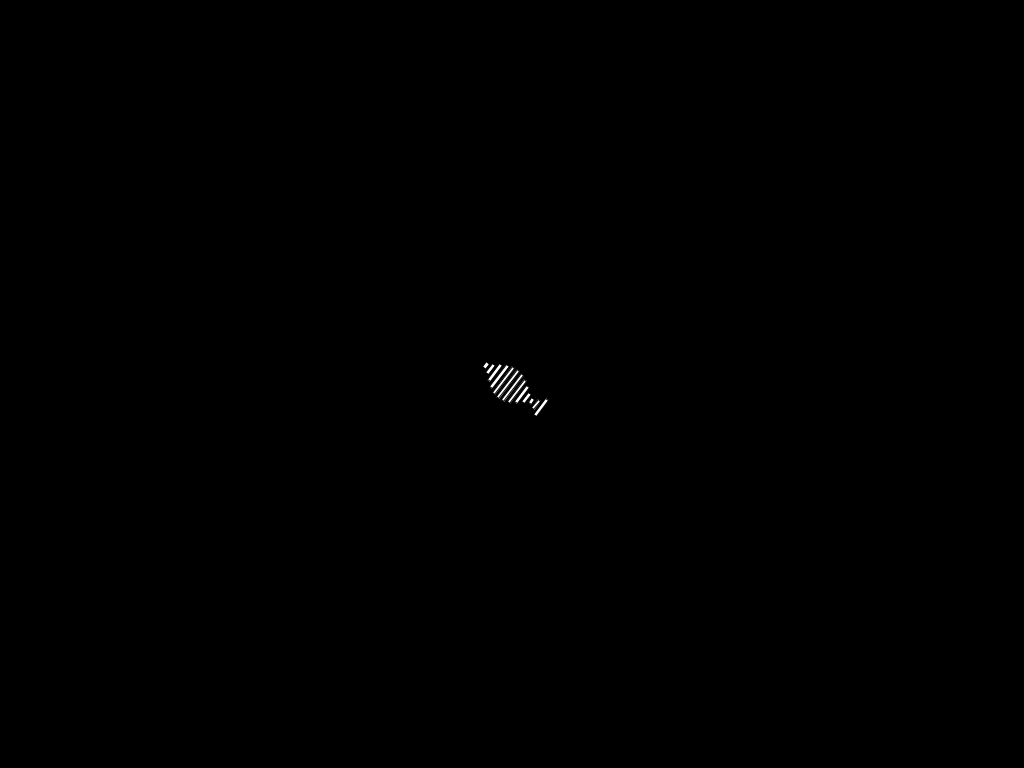
Frame 1 (no input)
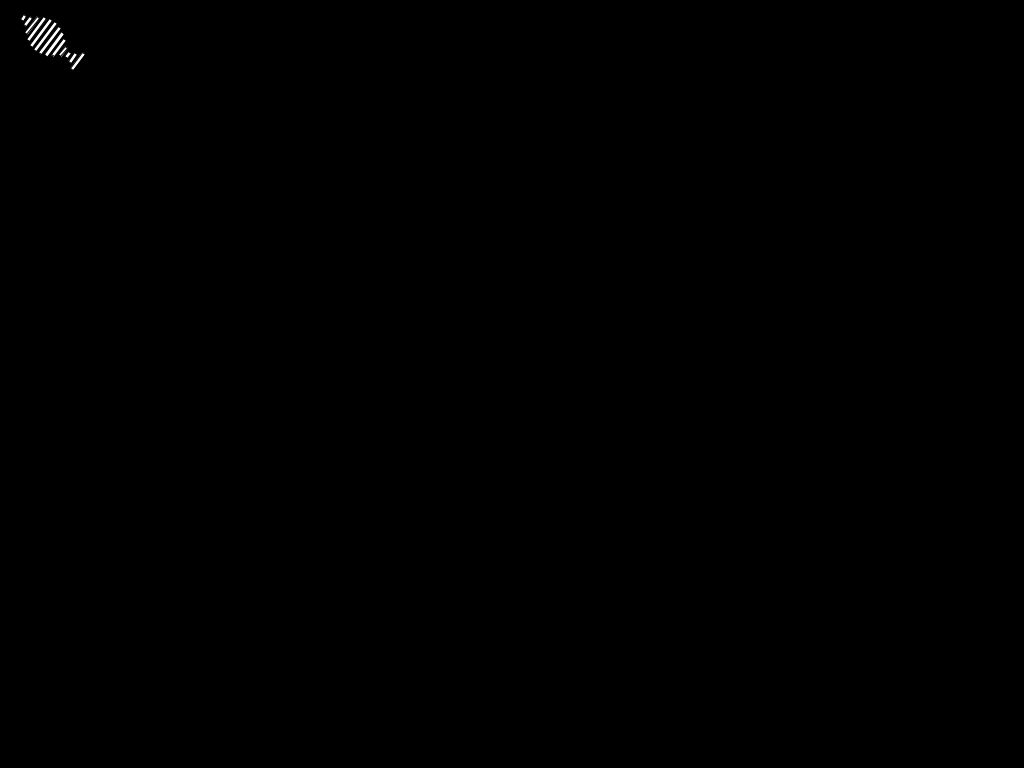
Frame 60 (the mouse pressed at the canvas centre just before this capture)
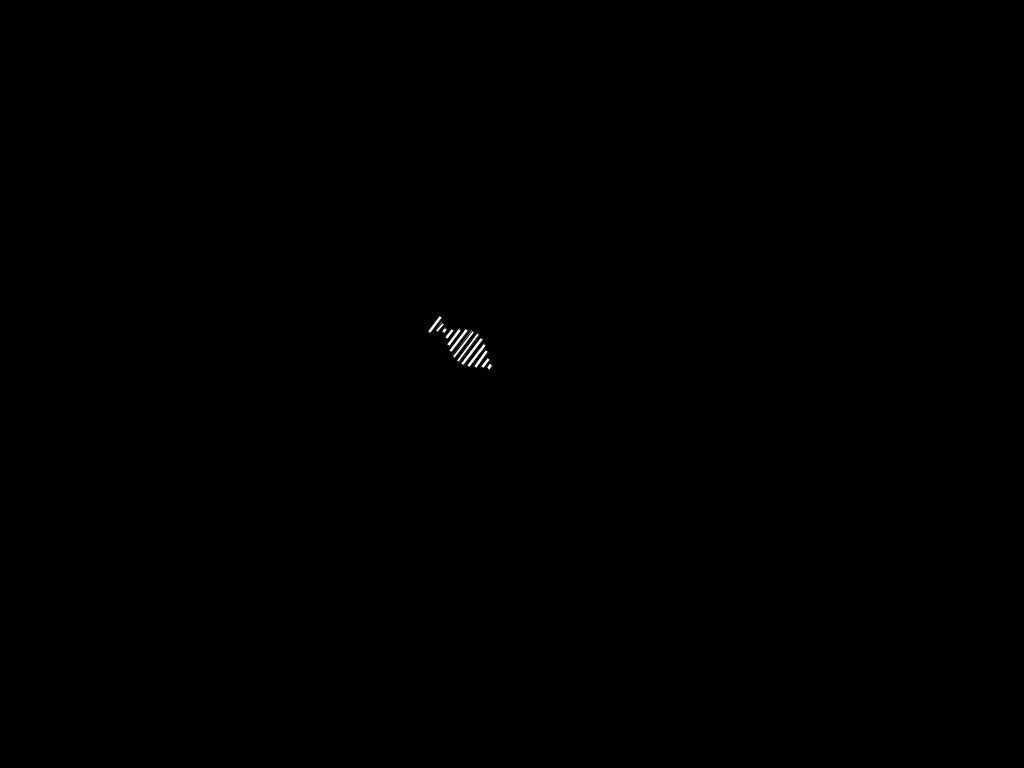
Frame 120 (the mouse held since frame 60 and released just before this capture)

The Processing sketch that drew these frames (run headless with seeded random() and noise(); from frame 60 on, the mouse is pressed at the canvas centre):

// Processing sketch: algo_week_04_03_creatureProcessing
// ── algo_week_04_03_creatureProcessing.pde
Fish myFish; 

void setup () {
  size (1024, 768);
  rectMode (CENTER);
  myFish = new Fish ( new PVector(width/2, height/2), random (25, 40), random (0.1, 0.5));
  
}

void draw () {
  
  background (0);
  
  myFish.update();
  myFish.xenoToPoint(mouseX, mouseY);
  myFish.draw();
 
}

// ── Fish.pde
class Fish {

  PVector pos = new PVector();

  float size;
  float sinMult;
  float speed;

  float angleInDegrees;
  float prevAngleInDegrees;
  float catchUpSpeed;

  FloatList rectH = new FloatList();
  FloatList posY = new FloatList();


  Fish (PVector _pos, float _size, float _speed) {
    
    pos = _pos;
    size = _size;
    speed = _speed;
    
    for ( int i = 0; i < 13; i ++ ) {
     
        float tempRectH = abs (sin (0.1 * i * PI) * size);
        if ( tempRectH < size/6 ) tempRectH = size/6;
        
        rectH.append(tempRectH);
        
    }
    
    catchUpSpeed = 0.05;
    
  }

  void update () {
    
    sinMult += speed;
    posY.clear();
    
    for ( int i = 0; i < 13; i ++ ) {
            
        float motionMult = map(i, 0, 13, 1.5, 4);
            
        float tempPosY = sin(sinMult + (2.5 - (i * 0.2f) )) * motionMult;
            
        posY.append(tempPosY);
            
    }

    
  }

  void draw () {
    
    pushMatrix();
        
        translate (pos.x, pos.y);
        rotate(radians(angleInDegrees+180));
        
        for ( int i = 0; i < 13; i ++ ) {
        
            //int index = int (i*10);
            rect ((i * (size/6)), posY.get(i), size/10, rectH.get(i));
        
        }
    
    popMatrix();

    
  }

  void xenoToPoint (float catchX, float catchY) {
  
    pos.x = catchUpSpeed * catchX + (1-catchUpSpeed) * pos.x;
    pos.y = catchUpSpeed * catchY + (1-catchUpSpeed) * pos.y;
    float deltaY = catchY - pos.y;
    float deltaX = catchX - pos.x;
    angleInDegrees = atan2(deltaY, deltaX) * 180 / PI;
    speed = dist(catchX, catchY, pos.x, pos.y) / 300;
    speed = constrain(speed, 0.1, 1);
  
    prevAngleInDegrees = angleInDegrees;

  }
  
}
